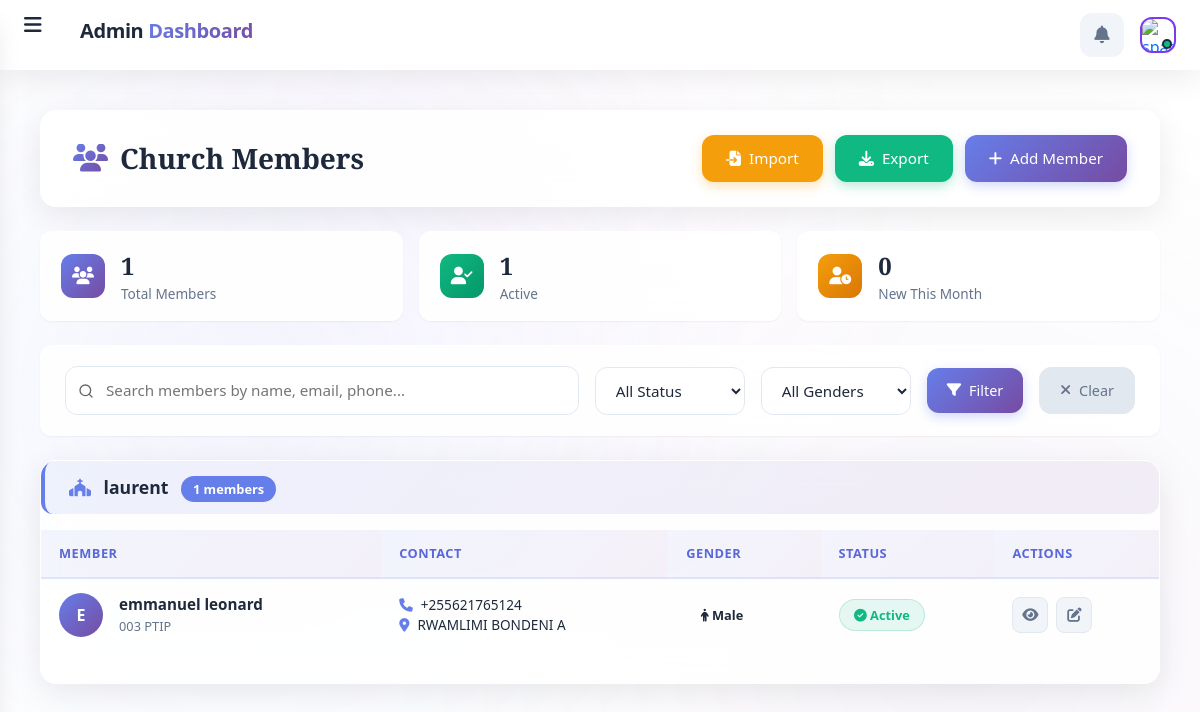
Page /members/list/ (signed in) on the committed database.
### member/models.py (models this page shows, shortened)
class Community(models.Model):
    name = models.CharField(max_length=255, unique=True)
    created_at = models.DateTimeField(auto_now_add=True)
    updated_at = models.DateTimeField(auto_now=True)

class Member(models.Model):
    MEMBERSHIP_CATEGORY_CHOICES = [
        ('elder', 'Elder'),
        ('youth', 'Youth'),
        ('child', 'Child'),
    ]
    name = models.CharField(max_length=255)
    code = models.CharField(max_length=50, help_text="001PT", null=True, blank=True)
    active = models.BooleanField(default=True)
    shepherd = models.ForeignKey(Community, on_delete=models.CASCADE, null=True, blank=True, related_name='members')
    ministry = models.ForeignKey(Ministry, on_delete=models.CASCADE, null=True, blank=True, related_name='members')
    telephone = PhoneNumberField(max_length=255, null=True, blank=True, help_text=' Eg. +255 ')
    location = models.CharField(max_length=255, blank=True, null=True)
    fathers_name = models.CharField(max_length=255, null=True, blank=True)
    mothers_name = models.CharField(max_length=255, null=True, blank=True)
    guardians_name = models.CharField(max_length=255, null=True, blank=True)
    GENDER_CHOICES = [
        ('male', 'Male'),
        ('female', 'Female'),
    ]
    gender = models.CharField(max_length=10, choices=GENDER_CHOICES, null=True, blank=True)
    pays_tithe = models.BooleanField(default=False)
    working = models.BooleanField(default=False)
    schooling = models.BooleanField(default=False)
    picture = models.ImageField(upload_to=upload_image_path, null=True, blank=True)
    transfered = models.BooleanField(default=False)
    transfer_update = models.CharField(max_length=250, null=True, blank=True)
    membership_category = models.CharField(max_length=10, choices=MEMBERSHIP_CATEGORY_CHOICES, null=True, blank=True, help_text="Distinguishes between Elders, Youth, and Children")
    objects = MemberManager()
    class Meta:
        ordering = ['name']
        verbose_name_plural = 'Members'

### member/views.py (the view, shortened to what this page needs)
# urls.py: path('list/', list_members, name="list_members"),
@login_required
def list_members(request):
    template = "members/list.html"
    search_query = request.GET.get('search', '')
    status_filter = request.GET.get('status', '')
    gender_filter = request.GET.get('gender', '')
    all_members = Member.objects.active()
    if status_filter == 'active':
        all_members = all_members.filter(active=True)
    elif status_filter == 'inactive':
        all_members = all_members.filter(active=False)
    if gender_filter:
        all_members = all_members.filter(gender=gender_filter)
    all_members = all_members.order_by('shepherd__name', 'name')
    paginator = Paginator(all_members, 23)
    page_number = request.GET.get('page', 1)
    try:
        page_obj = paginator.get_page(page_number)
    except PageNotAnInteger:
        page_obj = paginator.get_page(1)
    except EmptyPage:
        page_obj = paginator.get_page(paginator.num_pages)
    grouped_members = []
    current_members = list(page_obj.object_list)
    def get_shepherd_name(member):
        return member.shepherd.name if member.shepherd else ""
    current_members.sort(key=get_shepherd_name)
    for shepherd, members in groupby(current_members, key=lambda x: x.shepherd):
        members_list = list(members)
        grouped_members.append({
            'shepherd': shepherd,
            'members': members_list,
            'count': len(members_list)
        })
    shepherds = CommunityLeader.objects.all()
    ministries = Ministry.objects.all()
    profile, created = UserProfile.objects.get_or_create(user=request.user)
    context = {
        "profile": profile,
        "grouped_members": grouped_members,
        "members": page_obj.object_list,  # Add simple members list for template
        "page_obj": page_obj,
        "shepherds": shepherds,
        "ministries": ministries,
        "total": paginator.count,
        "total_members": paginator.count,
        "active_members": Member.objects.active().count(),
        "total_tithe": Member.objects.pays_tithe().count(),
        "total_new_believers": Member.objects.filter(gender='female').count(),
        "total_schooling": Member.objects.schooling().count(),
        "total_working": Member.objects.working().count(),
        "total_delete": Member.objects.filter(active=False).count(),
        "status": "all",
        "search_query": search_query,
    }
    return render(request, template, context)

### templates/members/list.html (shortened to what this page needs)
{% extends 'base.html' %}
{% load static %}
{% block content %}
<div class="members-wrapper">
    <div class="members-header">
        <h1><i class="fas fa-users"></i> Church Members</h1>
        <div style="display: flex; gap: 0.75rem; align-items: center;">
            <a href="{% url 'import_members' %}" class="btn-modern" style="background: #f59e0b; color: white; display: inline-flex; align-items: center; gap: 0.5rem; padding: 0.75rem 1.5rem; border-radius: 12px; text-decoration: none; font-weight: 500; box-shadow: 0 4px 12px rgba(245, 158, 11, 0.3);">
                <i class="fas fa-file-import"></i> Import
            </a>
            <a href="{% url 'export_members' %}" class="btn-modern" style="background: #10b981; color: white; display: inline-flex; align-items: center; gap: 0.5rem; padding: 0.75rem 1.5rem; border-radius: 12px; text-decoration: none; font-weight: 500; box-shadow: 0 4px 12px rgba(16, 185, 129, 0.3);">
                <i class="fas fa-download"></i> Export
            </a>
            <a href="{% url 'add_member' %}" class="btn-modern" style="background: var(--gradient-primary); color: white; display: inline-flex; align-items: center; gap: 0.5rem; padding: 0.75rem 1.5rem; border-radius: 12px; text-decoration: none; font-weight: 500; box-shadow: 0 4px 12px rgba(102, 126, 234, 0.3);">
                <i class="fas fa-plus"></i> Add Member
            </a>
        </div>
    </div>
    <div class="stats-bar">
        <div class="stat-pill">
            <div class="stat-pill-icon"><i class="fas fa-users"></i></div>
            <div class="stat-pill-content">
                <div class="stat-pill-value">{{ total_members|default:"0" }}</div>
                <div class="stat-pill-label">Total Members</div>
            </div>
        </div>
        <div class="stat-pill">
            <div class="stat-pill-icon" style="background: linear-gradient(135deg, #10b981 0%, #059669 100%);">
                <i class="fas fa-user-check"></i>
            </div>
            <div class="stat-pill-content">
                <div class="stat-pill-value">{{ active_members|default:"0" }}</div>
                <div class="stat-pill-label">Active</div>
            </div>
        </div>
        <div class="stat-pill">
            <div class="stat-pill-icon" style="background: linear-gradient(135deg, #f59e0b 0%, #d97706 100%);">
                <i class="fas fa-user-clock"></i>
            </div>
            <div class="stat-pill-content">
                <div class="stat-pill-value">{{ new_members|default:"0" }}</div>
                <div class="stat-pill-label">New This Month</div>
            </div>
        </div>
    </div>
    <div class="filter-bar">
        <form method="get" class="filter-form">
            <input type="text" name="search" class="search-input"
                   placeholder="Search members by name, email, phone..."
                   value="{{ request.GET.search }}">
            <select name="status" class="filter-select">
                <option value="">All Status</option>
            </select>
            <select name="gender" class="filter-select">
                <option value="">All Genders</option>
            </select>
            <button type="submit" class="btn-filter btn-filter-primary">
                <i class="fas fa-filter"></i> Filter
            </button>
            <a href="{% url 'list_members' %}" class="btn-filter btn-filter-secondary">
                <i class="fas fa-times"></i> Clear
            </a>
        </form>
    </div>
    <div class="members-card">
        <div class="table-responsive">
            {% if grouped_members %}
                {% for group in grouped_members %}
                <div class="community-section" style="margin-bottom: 2rem;">
                    <div class="community-header" style="background: linear-gradient(135deg, rgba(102, 126, 234, 0.1) 0%, rgba(118, 75, 162, 0.1) 100%); padding: 1rem 1.5rem; border-radius: var(--border-radius); margin-bottom: 1rem; border-left: 4px solid var(--primary);">
                        <h3 style="margin: 0; font-size: 1.1rem; font-weight: 600; color: var(--text-primary);">
                            <i class="fas fa-church me-2" style="color: var(--primary);"></i>
                            {{ group.shepherd.name|default:"No Community" }}
                            <span style="background: var(--primary); color: white; padding: 0.25rem 0.75rem; border-radius: 20px; font-size: 0.8rem; margin-left: 0.5rem;">{{ group.count }} members</span>
                        </h3>
                    </div>
                    <table class="members-table">
                        <thead>
                            <tr>
                                <th>Member</th>
                                <th>Contact</th>
                                <th>Gender</th>
                                <th>Status</th>
                                <th>Actions</th>
                            </tr>
                        </thead>
                        <tbody>
                            {% for member in group.members %}
                            <tr>
                                <td>
                                    <div class="member-info">
                                        <div class="member-avatar">
                                            {{ member.name|first|upper }}
                                        </div>
                                        <div class="member-details">
                                            <h4>{{ member.name }}</h4>
                                            <p>{{ member.code|default:"No Code" }}</p>
                                        </div>
                                    </div>
                                </td>
                                <td>
                                    <div style="font-size: 0.85rem;">
                                        {% if member.telephone %}<div><i class="fas fa-phone me-2" style="color: var(--primary);"></i>{{ member.telephone }}</div>{% endif %}
                                        {% if member.location %}<div><i class="fas fa-map-marker-alt me-2" style="color: var(--primary);"></i>{{ member.location }}</div>{% endif %}
                                    </div>
                                </td>
                                <td>
                                    <span class="badge-modern badge-{% if member.gender == 'male' %}info{% else %}warning{% endif %}">
                                        <i class="fas fa-{% if member.gender == 'male' %}male{% else %}female{% endif %}"></i>
                                        {{ member.get_gender_display|default:"N/A" }}
                                    </span>
                                </td>
                                <td>
                                    <span class="badge-modern {% if member.active %}badge-active{% else %}badge-inactive{% endif %}">
                                        <i class="fas fa-{% if member.active %}check-circle{% else %}times-circle{% endif %}"></i>
                                        {{ member.active|yesno:"Active,Inactive" }}
                                    </span>
                                </td>
                                <td>
                                    <div class="action-btns">
                                        <a href="{% url 'detail_member' member.id %}" class="btn-icon-sm" title="View">
                                            <i class="fas fa-eye"></i>
                                        </a>
                                        <a href="{% url 'edit_member' member.id %}" class="btn-icon-sm" title="Edit">
                                            <i class="fas fa-edit"></i>
                                        </a>
                                    </div>
                                </td>
                            </tr>
                            {% endfor %}
                        </tbody>
                    </table>
                </div>
                {% endfor %}
            {% endif %}
        </div>
    </div>
</div>
{% endblock %}

### rows in the picture
Community: shepherd.name "laurent", count "1"
Member: name|first "E", name "emmanuel leonard", code "003 PTIP", telephone "+255621765124", location "RWAMLIMI BONDENI A", gender "Male", active "Active"

### other values in the picture
{{ total_members|default:"0" }} "1"
{{ active_members|default:"0" }} "1"
{{ new_members|default:"0" }} "0"
